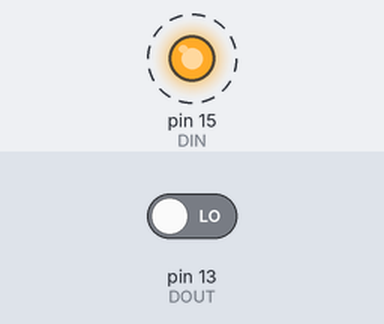
Simulated run of this program. Board: Raspberry Pi (header pin numbers). On the bench: output pins drawn as LEDs (lit = HIGH). Dashed ring = blinking. Inputs (shaded band) come from the test bench; at power-on: pin 13 (DOUT) LOW. Pins used as bus, display or sensor lines are not drawn; what the program prints to the terminal is not drawn.

Above: at 1.2 s.
1.3 s: pin 13 (DOUT) driven HIGH
Timing chart, 0 to 9.5 s (numbered marks = the images above; inputs shaded):
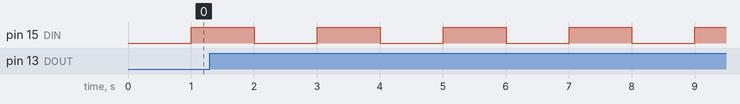

The program:

rpi_ADC_read.py
```python
#Brycen Dhom
#ECE 492 - 501
#6/19/20

import RPi.GPIO as GPIO
import time

GPIO.setmode(GPIO.BOARD)

CLK = 11
DOUT = 13
DIN = 15
CS = 19

GPIO.setup(CLK, GPIO.OUT)
GPIO.setup(DOUT, GPIO.IN)
GPIO.setup(DIN, GPIO.OUT)
GPIO.setup(CS, GPIO.OUT)

pot = [0,1]

def readadc(num, clk, dout, din, cs):
	if ((num > 7) or (num < 0)):
		return -1

	GPIO.output(cs, 1)
	GPIO.output(clk, 0)
	GPIO.output(cs, 0)

	command = num
	command	|= 0x18
	command <<= 3

	for i in range(5):
		if (command & 0x80):
			GPIO.output(din, 1)
		else:
			GPIO.output(din, 0)

		command <<=1
		GPIO.output(clk, 1)
		GPIO.output(clk, 0)

	out = 0

	for i in range(12):
		GPIO.output(clk,1)
		GPIO.output(clk,0)
		out <<= 1
		out |= GPIO.input(dout)

	GPIO.output(cs, 1)
	out >>= 1
	return out

try:
	while True:
		for i in range(2):
			value = readadc(pot[i], CLK, DOUT, DIN, CS)
			print("ADC %i" %i)
			print("Reading {:4} of 1023 ".format(value))
			print("({:7.2%})".format(value/1023.0))
			time.sleep(1)
except KeyboardInterrupt:
	print("Cleaning up")
	GPIO.cleanup()
```

Measured:
- by itself, pin 15 (DIN): alternates HIGH for 1.0 s and LOW for 1.0 s
